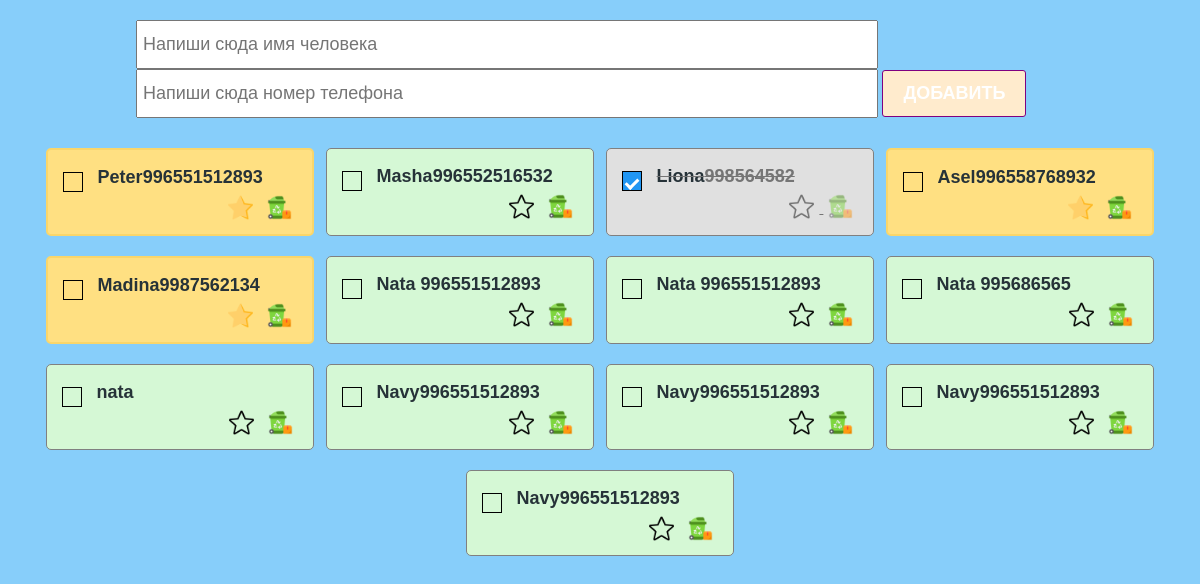
The page /meeting/ on the database as committed earlier.
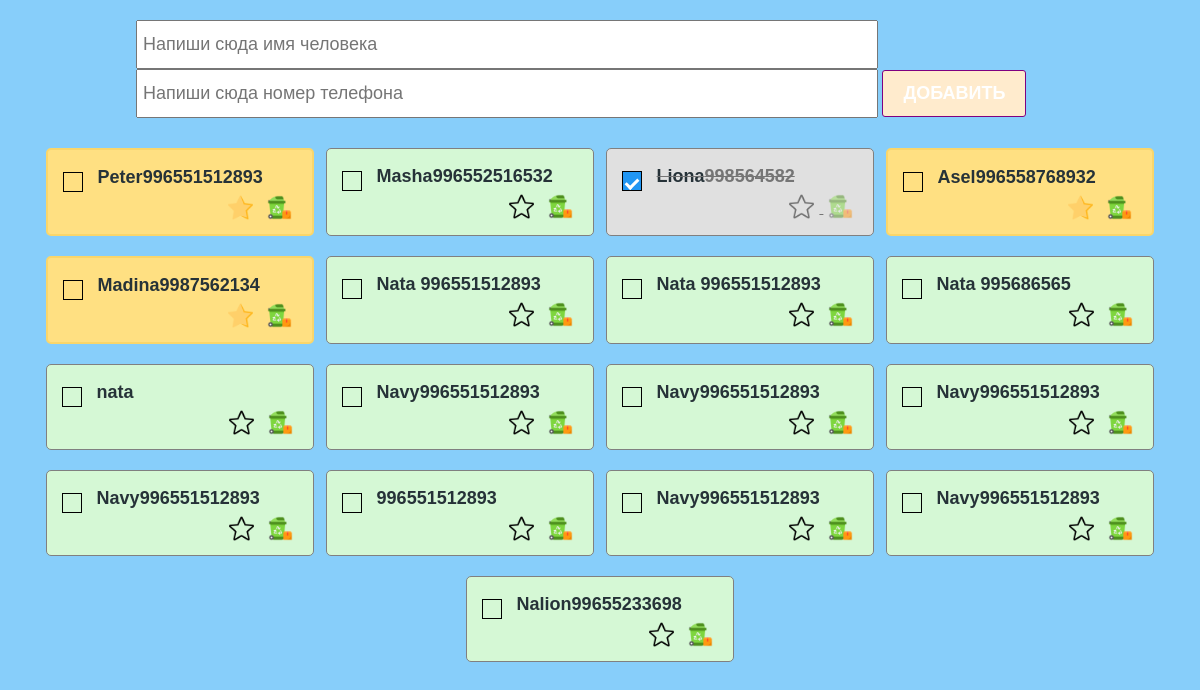
The same page on the database as committed later.
### main/models.py (models this page shows)
class ToMeet(models.Model):
    person = models.CharField(max_length=100)
    phone_number = models.CharField(max_length=15)
    data_of_meeting = models.DateTimeField(auto_created=True, null=True)
    is_closed = models.BooleanField(default=False)
    is_favorite = models.BooleanField(default=False)

### main/views.py (the view)
# urls.py: path("meeting/", meeting, name="meeting"),
def meeting(request):
    to_meet = ToMeet.objects.all()
    return render(request, "meeting.html", {"to_meet": to_meet} )

### main/templates/meeting.html (shortened to what this page needs)
{% load static %}
<!DOCTYPE html>
<html lang="en">
<head>
    <link rel="stylesheet" href="{% static 'styles/index.css' %}" />
    <link rel="stylesheet" href="{% static 'styles/styles.css' %}" />
</head>
<body>
  <section class="wrapper">
    <div class="create_container">
      <form action="{% url 'add-tomeet' %}" method="POST">
                <input class="create_input" type="text" placeholder="Напиши сюда имя человека" name="tomeet_person" />
                 <input class="create_input" type="tel" placeholder="Напиши сюда номер телефона" name="tomeet_phone_number" />
                <button class="create_button"> Добавить </button>
        </div>
        <div class="todo_container">
                {% for tomeet in to_meet %}
                <div class="todo_item
                   {% if tomeet.is_favorite %}
                        marked
                    {% elif tomeet.is_closed %}
                        done
                   {% endif %}
                ">
                    <div class="todo_item_header">
                        <label class="checkbox_container">
                            <span class="checkmark"></span>
                        </label>
                        <h4> <a href="{% url 'closed-tomeet' tomeet.id %}">{{ tomeet.person}}</a></h4>
                        <h4> {{ tomeet.phone_number}}</h4>
                    </div>
                    <div class="todo_item_footer">
                        <div class="action_buttons">
                            {% if tomeet.is_favorite%}
                            <a href="{% url 'unmark-tomeet' tomeet.id %}"><img src="{% static './icons/favourite.png' %}" /></a>
                            {% else %}
                            <a href="{% url 'marked-tomeet' tomeet.id %}"><img src="{% static './icons/star (1).png' %}" /></a>
                            {% endif %}
                            <a href="{% url 'clean-tomeet' tomeet.id %}"><img src="{% static './icons/recycle-bin.png' %}" /></a>
                        </div>
                    </div>
                </div>
                {% endfor%}
        </div>
    </section>
    </html>

Rows that differ between the two databases and show on the page:
added ToMeet: person "996551512893", is_favorite False (drawn)
added ToMeet: person "Navy", phone_number "996551512893", is_favorite False (drawn)
added ToMeet: person "Navy", phone_number "996551512893", is_favorite False (drawn)
added ToMeet: person "Nalion", phone_number "99655233698", is_favorite False (drawn)
